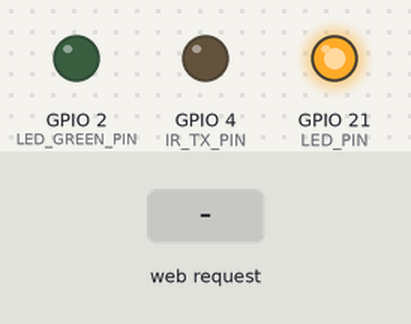
Bench run of a sketch on a simulated Seeed XIAO ESP32-S3. Shown: output pins drawn as LEDs (lit = HIGH). Dashed ring = blinking. The test bench sets the inputs (shaded band). WiFi joins after 1.5 s; servers stay silent unless stated; the camera gives no picture; not simulated (calls return 0 or success): secrets.h; what the sketch prints to the serial monitor is not drawn.

Above: at 3.8 s.
3.9 s: HTTP request GET /led/on received
At 4.5 s:
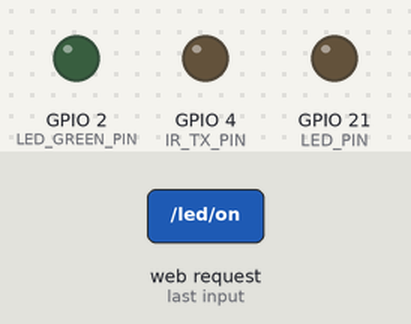
5.4 s: HTTP request GET /led/blue/on received
At 6.6 s:
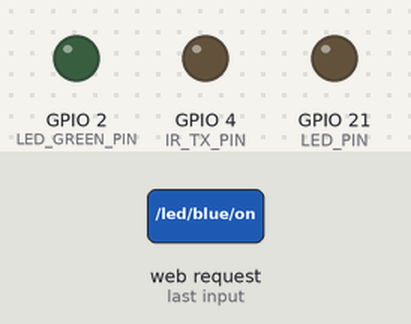
6.9 s: HTTP request GET /led/green/on received
At 7.4 s:
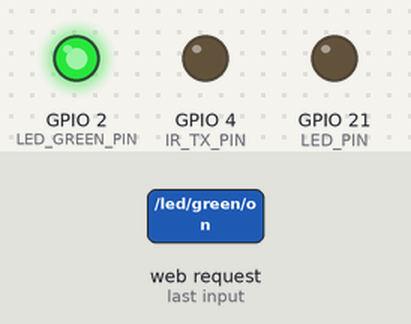
8.5 s: HTTP request GET /led/off received
At 9.2 s:
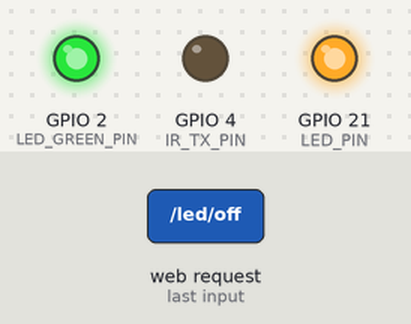
10.0 s: HTTP request GET /led/blue/off received
At 11.0 s:
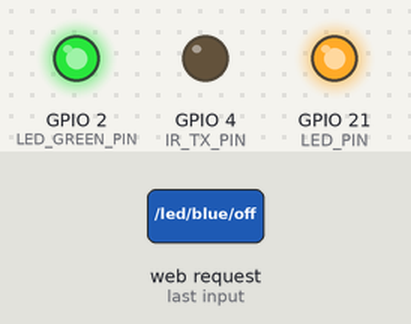
11.6 s: HTTP request GET /led/green/off received
At 11.87 s:
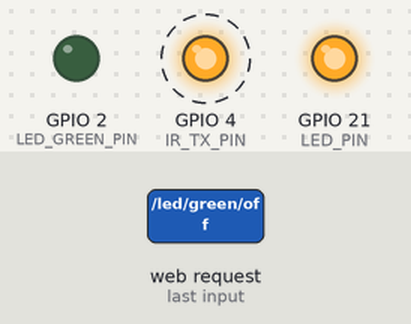
Timing chart, 0 to 14.5 s (numbered marks = the images above; inputs shaded):
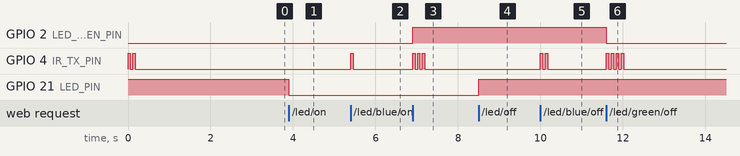

Measured:
- after the input at 3.9 s, GPIO 21 (LED_PIN): HIGH → LOW at once
- after the input at 5.4 s, GPIO 4 (IR_TX_PIN): LOW → HIGH at once, → LOW 0.06 s later
- after the input at 6.9 s, GPIO 2 (LED_GREEN_PIN): LOW → HIGH at once; GPIO 4 (IR_TX_PIN): alternates HIGH for 0.06 s and LOW for 0.06 s, 6 changes in all, then stays LOW, starting at once
- after the input at 8.5 s, GPIO 21 (LED_PIN): LOW → HIGH at once
- after the input at 10.0 s, GPIO 4 (IR_TX_PIN): alternates HIGH for 0.06 s and LOW for 0.06 s, 4 changes in all, then stays LOW, starting at once
- after the input at 11.6 s, GPIO 2 (LED_GREEN_PIN): HIGH → LOW at once; GPIO 4 (IR_TX_PIN): alternates HIGH for 0.06 s and LOW for 0.06 s, 8 changes in all, then stays LOW, starting at once

The sketch:

xiao_esp32s3_person_led.ino
```cpp
// XIAO ESP32S3 Sense: serves camera snapshots and BME280 temperature/humidity
// readings over a local HTTP server, lights an LED for person detection and
// sleep-mode indication, and transmits an IR signal for the AC-on/off state.
// The inference server (running YOLO12n, on the same Wi-Fi network) polls
// /capture and /sensor and calls the /led/* endpoints based on what it sees
// -- see server/person_detect.py.
//
// Requires secrets.h (copy secrets.h.example -> secrets.h and fill in real values).
// Requires the "SparkFun BME280" library installed via Arduino IDE's Library
// Manager. (Not "Adafruit BME280 Library": its Adafruit_Sensor dependency
// redeclares `sensor_t`, which conflicts with the esp32-camera driver's own
// `sensor_t` typedef and fails to compile.)
// No IR library is needed: the receiver is a bare photodiode with no
// demodulator, so we key the IR LED on and off directly (see the protocol note
// on sendPulses below). "IRremoteESP8266" is no longer required.

#include <WiFi.h>
#include <WebServer.h>
#include <ESPmDNS.h>
#include <Wire.h>
#include <SparkFunBME280.h>
#include "esp_camera.h"
#include "camera_pins.h"
#include "secrets.h"

// XIAO ESP32S3 onboard user LED: GPIO21, active-LOW
const int LED_PIN = LED_BUILTIN;

// Green sleep-mode-indicator LED on the XIAO's D1 pin. Assumes standard
// wiring (GPIO -> resistor -> LED anode -> cathode -> GND), i.e. active-HIGH
// -- if wired the other way around, swap the HIGH/LOW in setGreenLed below.
// (Empirically GPIO2 lights the green LED -- opposite of the nominal D1/D0
// assumption -- so wired to match reality.)
const int LED_GREEN_PIN = 2;

// IR LED transmitter driven from D3 (GPIO4) -- replaces the old blue "AC-on"
// LED. The LED is not wired straight to a GPIO: its anode hangs off the 5V rail
// through a series resistor and its cathode goes to the collector of an NPN
// low-side switch, whose base D3 feeds through another resistor (emitter to
// GND). That is active-HIGH, so IRsend's default (inverted=false) is right.
// Bench-verified 2026-07-30 with firmware/ir_tx_test: the pin was D2 (GPIO3)
// before, which is not wired to anything, so the transistor never switched and
// no IR left the board at all -- the sketch looked fine and emitted nothing.
const uint8_t IR_TX_PIN = 4;

// EcoBreeze optical pulse protocol v1. NEC framing is gone: the receiver is a
// bare 2-pin photodiode with no demodulator, so it can only report "IR present
// or not" -- there is no hardware-demodulated signal for IRremote to decode, no
// matter how correct the transmitter is. So a command is simply that many
// pulses, and the command value *is* the pulse count. No 38kHz carrier either:
// with no demodulator, modulating would just halve the received signal.
//   one pulse = IR on for PULSE_ON_MS, then off for PULSE_GAP_MS
//   one frame = N pulses, then FRAME_GAP_MS of silence to close the frame
// These must match firmware/ecobreeze_receiver and raspi/ir_control.py.
const uint16_t PULSE_ON_MS = 60;
const uint16_t PULSE_GAP_MS = 60;
const uint16_t FRAME_GAP_MS = 500;

// Temp up/down commands were dropped: nothing in the demo sends them, and fewer
// commands means shorter frames and less room for a dropped pulse at range to be
// misread as a different command.
const uint8_t CMD_AC_ON = 1;
const uint8_t CMD_AC_OFF = 2;
const uint8_t CMD_SLEEP_SET = 3;
const uint8_t CMD_SLEEP_CLEAR = 4;

// Blocks for up to 5*(60+60)+500 = 1.1s. Callers are HTTP handlers, whose
// client (server/person_detect.py) uses a 5s timeout, so this is within budget.
void sendPulses(uint8_t count) {
  for (uint8_t i = 0; i < count; i++) {
    digitalWrite(IR_TX_PIN, HIGH);
    delay(PULSE_ON_MS);
    digitalWrite(IR_TX_PIN, LOW);
    delay(PULSE_GAP_MS);
  }
  delay(FRAME_GAP_MS);
}

// BME280 over I2C on the XIAO's default SDA/SCL pins. Uses the default
// `Wire` (I2C peripheral 0) -- confirmed via isolated testing that the
// camera's SCCB control bus occupies peripheral 1, not 0 (the opposite of
// what an earlier version of this comment assumed). Using TwoWire(1) here
// silently breaks BME280 detection once the camera is initialized.
const int BME_SDA_PIN = 5;
const int BME_SCL_PIN = 6;
TwoWire &bmeWire = Wire;
BME280 bme;
bool bmeReady = false;

WebServer server(80);
bool ledOn = false;
bool acOn = false;
bool greenLedOn = false;

void setLed(bool on) {
  ledOn = on;
  digitalWrite(LED_PIN, on ? LOW : HIGH);
}

void setAc(bool on) {
  acOn = on;
  sendPulses(on ? CMD_AC_ON : CMD_AC_OFF);
}

void setGreenLed(bool on) {
  greenLedOn = on;
  digitalWrite(LED_GREEN_PIN, on ? HIGH : LOW);
}

void setupCamera() {
  camera_config_t config;
  config.ledc_channel = LEDC_CHANNEL_0;
  config.ledc_timer = LEDC_TIMER_0;
  config.pin_d0 = Y2_GPIO_NUM;
  config.pin_d1 = Y3_GPIO_NUM;
  config.pin_d2 = Y4_GPIO_NUM;
  config.pin_d3 = Y5_GPIO_NUM;
  config.pin_d4 = Y6_GPIO_NUM;
  config.pin_d5 = Y7_GPIO_NUM;
  config.pin_d6 = Y8_GPIO_NUM;
  config.pin_d7 = Y9_GPIO_NUM;
  config.pin_xclk = XCLK_GPIO_NUM;
  config.pin_pclk = PCLK_GPIO_NUM;
  config.pin_vsync = VSYNC_GPIO_NUM;
  config.pin_href = HREF_GPIO_NUM;
  config.pin_sscb_sda = SIOD_GPIO_NUM;
  config.pin_sscb_scl = SIOC_GPIO_NUM;
  config.pin_pwdn = PWDN_GPIO_NUM;
  config.pin_reset = RESET_GPIO_NUM;
  config.xclk_freq_hz = 20000000;
  config.pixel_format = PIXFORMAT_JPEG;

  // fb_count=1 + GRAB_WHEN_EMPTY captures on demand instead of streaming
  // continuously -- continuous capture (fb_count=2/GRAB_LATEST) flooded the
  // serial log with "cam_hal: FB-OVF" and starved outgoing traffic badly
  // enough to stall HTTP responses partway through (same failure mode we
  // hit with MQTT earlier).
  // Resolution was QQVGA (160x120) because VGA (~15KB/frame) reliably stalled
  // client.write() partway through. QVGA is the middle ground that was never
  // actually tried back then, and 160x120 turned out to be the limit on detection
  // quality -- a person filling the frame only scored ~0.4-0.7, and the
  // standing/lying aspect ratio sat right on its 1.2 boundary. 4x the pixels for
  // ~2x the bytes. If transfers start stalling again, drop straight back to
  // FRAMESIZE_QQVGA; do not go up to VGA, that is the size known to break.
  if (psramFound()) {
    config.frame_size = FRAMESIZE_QVGA;  // 320x240
    config.jpeg_quality = 14;
    config.fb_count = 1;
    config.fb_location = CAMERA_FB_IN_PSRAM;
    config.grab_mode = CAMERA_GRAB_WHEN_EMPTY;
  } else {
    config.frame_size = FRAMESIZE_QVGA;
    config.jpeg_quality = 14;
    config.fb_count = 1;
    config.fb_location = CAMERA_FB_IN_DRAM;
    config.grab_mode = CAMERA_GRAB_WHEN_EMPTY;
  }

  esp_err_t err = esp_camera_init(&config);
  if (err != ESP_OK) {
    Serial.printf("Camera init failed: 0x%x\n", err);
    return;
  }

  // The board is mounted upside down on the demo rig, so the sensor rotates the
  // frame 180 degrees for us (vflip + hmirror together). Doing it here rather
  // than on the Pi means every consumer of /capture gets an upright image.
  // This matters more than it looks: YOLO is trained on upright people and its
  // confidence collapses on inverted frames -- with the camera correctly aimed at
  // a person but the image upside down, it detected nothing at all. Set both back
  // to 0 if the board is ever remounted the right way up.
  sensor_t *s = esp_camera_sensor_get();
  if (s != nullptr) {
    s->set_vflip(s, 1);
    s->set_hmirror(s, 1);

    // Do not "improve" exposure here without measuring. Tried
    // set_brightness(1) + set_contrast(1) + set_aec2(1) + GAINCEILING_4X to help
    // in the dim demo room: mean frame brightness *halved* (74 -> 36) and median
    // person confidence collapsed from 0.61 to 0.14. Enabling aec2 appears to
    // pick a much shorter exposure here. Reverted. The real lever for this room
    // is more light on the subject, not sensor knobs.
  }
}

void handleCapture() {
  camera_fb_t *fb = esp_camera_fb_get();
  if (!fb) {
    server.send(503, "text/plain", "capture failed");
    return;
  }
  WiFiClient client = server.client();
  client.printf("HTTP/1.1 200 OK\r\nContent-Type: image/jpeg\r\nContent-Length: %u\r\nConnection: close\r\n\r\n", fb->len);
  client.write(fb->buf, fb->len);
  esp_camera_fb_return(fb);
}

void handleLedGet() {
  server.send(200, "text/plain", ledOn ? "1" : "0");
}

void handleLedOn() {
  setLed(true);
  server.send(200, "text/plain", "1");
}

void handleLedOff() {
  setLed(false);
  server.send(200, "text/plain", "0");
}

void handleBlueLedOn() {
  setAc(true);
  server.send(200, "text/plain", "1");
}

void handleBlueLedOff() {
  setAc(false);
  server.send(200, "text/plain", "0");
}

void handleGreenLedOn() {
  setGreenLed(true);
  sendPulses(CMD_SLEEP_SET);
  server.send(200, "text/plain", "1");
}

void handleGreenLedOff() {
  setGreenLed(false);
  sendPulses(CMD_SLEEP_CLEAR);   // so the receiver board can turn its green LED off too
  server.send(200, "text/plain", "0");
}

void handleI2cScan() {
  String body = "";
  for (uint8_t addr = 1; addr < 127; addr++) {
    bmeWire.beginTransmission(addr);
    if (bmeWire.endTransmission() == 0) {
      char line[16];
      snprintf(line, sizeof(line), "0x%02X\n", addr);
      body += line;
    }
  }
  if (body.length() == 0) {
    body = "(no devices found)\n";
  }
  server.send(200, "text/plain", body);
}

void handleSensor() {
  if (!bmeReady) {
    server.send(503, "application/json", "{\"error\":\"bme280 not found\"}");
    return;
  }
  float tempC = bme.readTempC();
  float humidity = bme.readFloatHumidity();
  char body[64];
  snprintf(body, sizeof(body), "{\"temperature\":%.2f,\"humidity\":%.2f}", tempC, humidity);
  server.send(200, "application/json", body);
}

// Advertise ecobreeze-cam.local so server/person_detect.py can find this board
// by name. The DHCP address drifted between sessions and every drift meant
// editing ESP32_IP in two separate .env files (dev PC and Pi) before anything
// worked again. A hand-picked static IP was rejected instead: this network is a
// /24 whose gateway sits at .173 (a phone hotspot or portable AP), so its DHCP
// pool is unknown and a fixed address could collide with another device. mDNS
// already resolves on this network -- the Pi is reachable as jyo.local and has
// avahi-daemon installed by pi-boot-config.
const char *MDNS_HOSTNAME = "ecobreeze-cam";

// How long to wait for one association attempt before starting a fresh one, and
// how many failed attempts before giving up and rebooting the board.
const unsigned long WIFI_ATTEMPT_TIMEOUT_MS = 15000;
const uint8_t WIFI_ATTEMPTS_BEFORE_REBOOT = 4;

void connectWifi() {
  WiFi.mode(WIFI_STA);
  // Power save makes an idle station slow to answer and, on this board, more
  // likely to miss the AP coming back. It's mains-powered here, so turn it off.
  WiFi.setSleep(false);
  WiFi.setAutoReconnect(true);

  // This used to call WiFi.begin() exactly once and then spin forever waiting
  // for WL_CONNECTED. If that single association didn't take -- which is what
  // happens when the AP blips, as a phone hotspot does -- the board sat printing
  // dots for good, never serving HTTP again, and only a physical reset brought
  // it back. Observed live 2026-07-31: board powered and running, stuck on dots,
  // gone from the network entirely (no ARP entry), while the Pi stayed
  // connected to the same SSID; one reset fixed it instantly. So: bound each
  // attempt, tear the previous one down before retrying, and reboot ourselves if
  // the AP really is gone -- an unattended demo can't wait for someone to notice.
  for (uint8_t attempt = 1; ; attempt++) {
    WiFi.disconnect(true);       // drop any half-finished state from last time
    delay(100);
    WiFi.begin(WIFI_SSID, WIFI_PASSWORD);
    Serial.printf("Connecting to WiFi \"%s\" (attempt %u)", WIFI_SSID, attempt);

    unsigned long started = millis();
    while (WiFi.status() != WL_CONNECTED &&
           millis() - started < WIFI_ATTEMPT_TIMEOUT_MS) {
      delay(500);
      Serial.print(".");
    }
    Serial.println();

    if (WiFi.status() == WL_CONNECTED) {
      break;
    }
    if (attempt >= WIFI_ATTEMPTS_BEFORE_REBOOT) {
      Serial.println("WiFi still down after repeated attempts -- restarting board");
      delay(200);
      ESP.restart();
    }
  }

  Serial.printf("WiFi connected, IP: %s\n", WiFi.localIP().toString().c_str());

  // connectWifi() also runs on reconnect, and MDNS.begin() fails if a previous
  // responder is still registered -- so tear the old one down first.
  MDNS.end();
  if (MDNS.begin(MDNS_HOSTNAME)) {
    MDNS.addService("http", "tcp", 80);
    Serial.printf("mDNS responder up: http://%s.local\n", MDNS_HOSTNAME);
  } else {
    Serial.println("mDNS responder failed to start -- fall back to the raw IP");
  }
}

void setup() {
  Serial.begin(115200);

  pinMode(LED_PIN, OUTPUT);
  setLed(false);

  pinMode(LED_GREEN_PIN, OUTPUT);
  setGreenLed(false);

  pinMode(IR_TX_PIN, OUTPUT);
  digitalWrite(IR_TX_PIN, LOW);
  setAc(false);   // put the receiver's compressor state in a known place at boot

  setupCamera();

  bmeWire.begin(BME_SDA_PIN, BME_SCL_PIN);
  bme.setI2CAddress(0x76);
  bmeReady = bme.beginI2C(bmeWire);
  if (!bmeReady) {
    bme.setI2CAddress(0x77);
    bmeReady = bme.beginI2C(bmeWire);
  }
  Serial.println(bmeReady ? "BME280 ready" : "BME280 not found");

  connectWifi();

  server.on("/capture", handleCapture);
  server.on("/sensor", handleSensor);
  server.on("/i2cscan", handleI2cScan);
  server.on("/led", handleLedGet);
  server.on("/led/on", handleLedOn);
  server.on("/led/off", handleLedOff);
  server.on("/led/blue/on", handleBlueLedOn);
  server.on("/led/blue/off", handleBlueLedOff);
  server.on("/led/green/on", handleGreenLedOn);
  server.on("/led/green/off", handleGreenLedOff);
  server.begin();
  Serial.println("HTTP server started");
}

void loop() {
  if (WiFi.status() != WL_CONNECTED) {
    connectWifi();
  }
  server.handleClient();
}
```

camera_pins.h
```cpp
// Pin map for the Seeed XIAO ESP32S3 Sense camera module (OV2640).
#pragma once

#define PWDN_GPIO_NUM     -1
#define RESET_GPIO_NUM    -1
#define XCLK_GPIO_NUM     10
#define SIOD_GPIO_NUM     40
#define SIOC_GPIO_NUM     39

#define Y9_GPIO_NUM       48
#define Y8_GPIO_NUM       11
#define Y7_GPIO_NUM       12
#define Y6_GPIO_NUM       14
#define Y5_GPIO_NUM       16
#define Y4_GPIO_NUM       18
#define Y3_GPIO_NUM       17
#define Y2_GPIO_NUM       15
#define VSYNC_GPIO_NUM    38
#define HREF_GPIO_NUM     47
#define PCLK_GPIO_NUM     13
```
